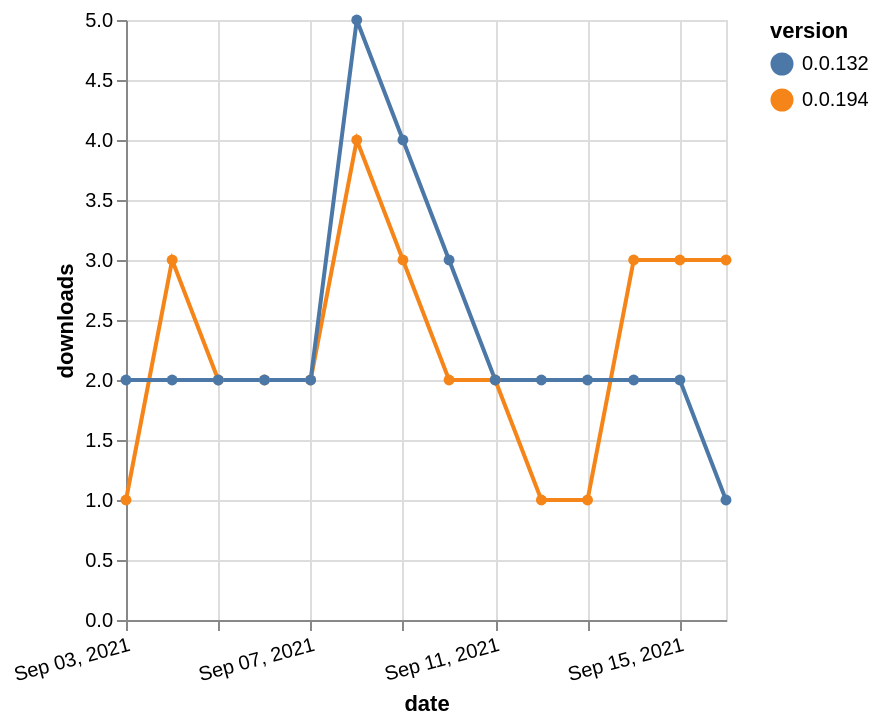

The Vega-Lite source for this figure:
### Vega-Lite specification from a JSON file in a GitHub repository (floating-point values rounded to 4 significant figures)
{"$schema": "https://vega.github.io/schema/vega-lite/v5.json", "description": "A simple bar chart with embedded data.", "data": {"values": [{"date": "2021-09-03", "total": 2565, "delta": 1, "version": "0.0.194"}, {"date": "2021-09-04", "total": 2568, "delta": 3, "version": "0.0.194"}, {"date": "2021-09-05", "total": 2570, "delta": 2, "version": "0.0.194"}, {"date": "2021-09-06", "total": 2572, "delta": 2, "version": "0.0.194"}, {"date": "2021-09-07", "total": 2574, "delta": 2, "version": "0.0.194"}, {"date": "2021-09-08", "total": 2578, "delta": 4, "version": "0.0.194"}, {"date": "2021-09-09", "total": 2581, "delta": 3, "version": "0.0.194"}, {"date": "2021-09-10", "total": 2583, "delta": 2, "version": "0.0.194"}, {"date": "2021-09-11", "total": 2585, "delta": 2, "version": "0.0.194"}, {"date": "2021-09-12", "total": 2586, "delta": 1, "version": "0.0.194"}, {"date": "2021-09-13", "total": 2587, "delta": 1, "version": "0.0.194"}, {"date": "2021-09-14", "total": 2590, "delta": 3, "version": "0.0.194"}, {"date": "2021-09-15", "total": 2593, "delta": 3, "version": "0.0.194"}, {"date": "2021-09-16", "total": 2596, "delta": 3, "version": "0.0.194"}, {"date": "2021-09-03", "total": 2723, "delta": 2, "version": "0.0.132"}, {"date": "2021-09-04", "total": 2725, "delta": 2, "version": "0.0.132"}, {"date": "2021-09-05", "total": 2727, "delta": 2, "version": "0.0.132"}, {"date": "2021-09-06", "total": 2729, "delta": 2, "version": "0.0.132"}, {"date": "2021-09-07", "total": 2731, "delta": 2, "version": "0.0.132"}, {"date": "2021-09-08", "total": 2736, "delta": 5, "version": "0.0.132"}, {"date": "2021-09-09", "total": 2740, "delta": 4, "version": "0.0.132"}, {"date": "2021-09-10", "total": 2743, "delta": 3, "version": "0.0.132"}, {"date": "2021-09-11", "total": 2745, "delta": 2, "version": "0.0.132"}, {"date": "2021-09-12", "total": 2747, "delta": 2, "version": "0.0.132"}, {"date": "2021-09-13", "total": 2749, "delta": 2, "version": "0.0.132"}, {"date": "2021-09-14", "total": 2751, "delta": 2, "version": "0.0.132"}, {"date": "2021-09-15", "total": 2753, "delta": 2, "version": "0.0.132"}, {"date": "2021-09-16", "total": 2754, "delta": 1, "version": "0.0.132"}]}, "width": "container", "mark": {"type": "line", "point": {"filled": true}}, "encoding": {"x": {"field": "date", "type": "temporal", "timeUnit": "yearmonthdate", "title": "date", "axis": {"labelAngle": -15}}, "y": {"field": "delta", "type": "quantitative", "title": "downloads"}, "color": {"field": "version", "type": "nominal"}, "tooltip": {"field": "delta"}}}
